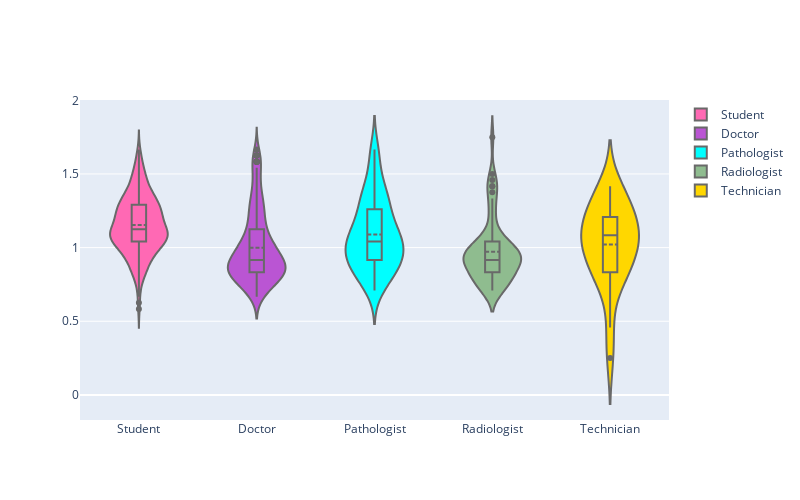
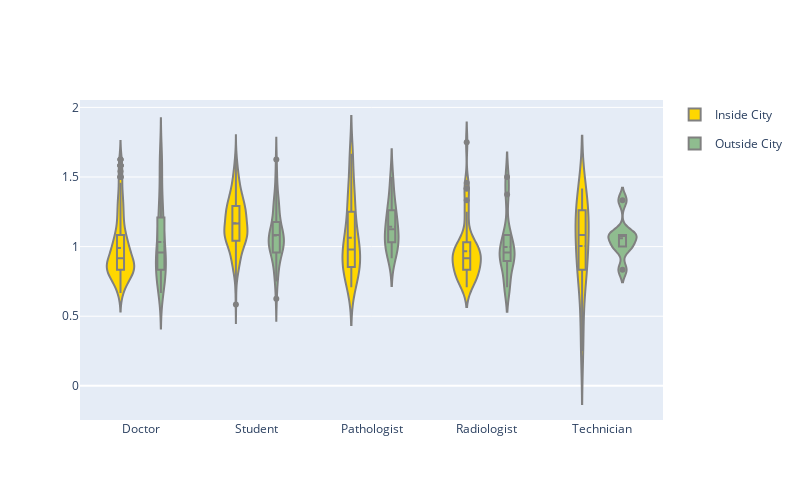

Here is the notebook cell these charts were saved with, in order:
### Code cell
import pandas as pd
import seaborn as sb
from matplotlib import pyplot as plt
import plotly.graph_objects as go


#my_df = sb.load_dataset('tips')
#my_df.head()


excel_file="violin plot confidence for professions.xlsx"
#df=pd.read_excel(excel_file, sheet_name='Students', index_col=0)

df=pd.read_excel(excel_file, sheet_name='data', usecols = ['Role','Average Confidence Score', 'Urban-rural']) 


#print(dataframe)

print(df.shape)

df.head()


# creating a dictionary with one specific color per group:
my_pal = {"Student": "deeppink", "Doctor": "blueviolet", "Pathologist": "cyan", "Radiologist": "darkseagreen", "Technician": "yellow"}

#seaborn.violinplot(x, y,data,…) 
sb.violinplot(x = "Role", y = "Average Confidence Score", data=df, palette=my_pal, order=["Student", "Doctor", "Pathologist", "Radiologist", "Technician"])
plt.show()




#violin plot using pyplot

#import plotly.graph_objects as go

#import pandas as pd

#df = pd.read_csv("https://raw.githubusercontent.com/plotly/datasets/master/violin_data.csv")

fig = go.Figure()

roles = ['Student', 'Doctor', 'Pathologist', 'Radiologist', 'Technician']


count=0

for role in roles:
    
    count=count+1
    if count==1:
        colors='hotpink'
    elif count==2:
        colors='mediumorchid'
    elif count==3:
        colors='cyan'
    elif count==4:
        colors='darkseagreen'
    else:
        colors='gold'
        
        

    fig.add_trace(go.Violin(x=df['Role'][df['Role'] == role],
                            y=df['Average Confidence Score'][df['Role'] == role],
                            name=role,fillcolor=colors,line_color='dimgray',box_visible=True,
                            meanline_visible=True))
    
    #resize the figure
    fig.update_layout(autosize=False, width=800, height=500)

fig.show()






###Grouped violin plot (Outside city vs Inside city familarity score)

fig = go.Figure()

fig.add_trace(go.Violin(x=df['Role'][ df['Urban-rural'] == 'Inside City' ],
                        y=df['Average Confidence Score'][ df['Urban-rural'] == 'Inside City' ],
                        legendgroup='Inside City', scalegroup='Inside City', name='Inside City',
                        line_color='grey',box_visible=True,meanline_visible=True, fillcolor='gold'))


fig.add_trace(go.Violin(x=df['Role'][ df['Urban-rural'] == 'Outside City' ],
                        y=df['Average Confidence Score'][ df['Urban-rural'] == 'Outside City' ],
                        legendgroup='Outside City', scalegroup='Outside City', name='Outside City',
                        line_color='grey',box_visible=True,meanline_visible=True, fillcolor='darkseagreen'))

fig.update_traces(box_visible=True, meanline_visible=True)
fig.update_layout(violinmode='group',autosize=False, width=800,height=500)

fig.show()

### Figure 1 — Plotly figure (JSON) as saved in the notebook; plotly's stock layout.template omitted (floating-point values rounded to 4 significant figures; data arrays with more than 128 entries replaced by an {"elided": "..."} marker saying what was removed)
{"data": [{"box": {"visible": true}, "fillcolor": "hotpink", "line": {"color": "dimgray"}, "meanline": {"visible": true}, "name": "Student", "type": "violin", "x": {"elided": "274 str values"}, "y": {"elided": "274 float values"}}, {"box": {"visible": true}, "fillcolor": "mediumorchid", "line": {"color": "dimgray"}, "meanline": {"visible": true}, "name": "Doctor", "type": "violin", "x": {"elided": "286 str values"}, "y": {"elided": "286 float values"}}, {"box": {"visible": true}, "fillcolor": "cyan", "line": {"color": "dimgray"}, "meanline": {"visible": true}, "name": "Pathologist", "type": "violin", "x": ["Pathologist", "Pathologist", "Pathologist", "Pathologist", "Pathologist", "Pathologist", "Pathologist", "Pathologist", "Pathologist", "Pathologist", "Pathologist", "Pathologist", "Pathologist", "Pathologist", "Pathologist", "Pathologist", "Pathologist", "Pathologist", "Pathologist", "Pathologist", "Pathologist", "Pathologist", "Pathologist", "Pathologist", "Pathologist", "Pathologist", "Pathologist", "Pathologist", "Pathologist", "Pathologist", "Pathologist", "Pathologist", "Pathologist", "Pathologist", "Pathologist", "Pathologist", "Pathologist", "Pathologist", "Pathologist", "Pathologist", "Pathologist", "Pathologist", "Pathologist", "Pathologist", "Pathologist", "Pathologist", "Pathologist", "Pathologist", "Pathologist", "Pathologist", "Pathologist", "Pathologist", "Pathologist"], "y": [1.625, 0.9583, 1.083, 1.125, 1.5, 1.417, 1.625, 1.167, 1.125, 1.042, 1.125, 1.292, 1.292, 1.25, 0.9167, 1, 1.208, 1.167, 1.083, 1.667, 1.083, 1.042, 1.292, 1.375, 1.375, 1.292, 1.042, 0.9167, 0.7917, 1.042, 1.417, 0.9167, 0.9583, 0.9583, 0.9167, 0.9583, 1.375, 1.042, 1.042, 0.875, 0.9167, 1, 0.7083, 0.9167, 0.9583, 1.208, 0.8333, 0.75, 0.7917, 0.7917, 0.7917, 0.8333, 0.8333]}, {"box": {"visible": true}, "fillcolor": "darkseagreen", "line": {"color": "dimgray"}, "meanline": {"visible": true}, "name": "Radiologist", "type": "violin", "x": ["Radiologist", "Radiologist", "Radiologist", "Radiologist", "Radiologist", "Radiologist", "Radiologist", "Radiologist", "Radiologist", "Radiologist", "Radiologist", "Radiologist", "Radiologist", "Radiologist", "Radiologist", "Radiologist", "Radiologist", "Radiologist", "Radiologist", "Radiologist", "Radiologist", "Radiologist", "Radiologist", "Radiologist", "Radiologist", "Radiologist", "Radiologist", "Radiologist", "Radiologist", "Radiologist", "Radiologist", "Radiologist", "Radiologist", "Radiologist", "Radiologist", "Radiologist", "Radiologist", "Radiologist", "Radiologist", "Radiologist", "Radiologist", "Radiologist", "Radiologist", "Radiologist", "Radiologist", "Radiologist", "Radiologist", "Radiologist", "Radiologist", "Radiologist", "Radiologist", "Radiologist", "Radiologist", "Radiologist", "Radiologist", "Radiologist", "Radiologist", "Radiologist", "Radiologist", "Radiologist", "Radiologist", "Radiologist", "Radiologist", "Radiologist"], "y": [1.417, 1.042, 1.333, 1.5, 1.375, 0.9167, 1.083, 0.9583, 1.083, 1, 1.458, 1.75, 1.417, 1.25, 0.9167, 0.7917, 1.25, 0.7083, 0.7083, 0.7083, 0.9583, 0.7083, 1, 0.9583, 1, 0.7917, 0.8333, 0.9167, 0.9167, 0.9167, 1.083, 1.042, 0.8333, 0.75, 0.9583, 0.8333, 0.875, 1.167, 0.7917, 0.8333, 1, 0.7917, 0.7083, 1.042, 0.8333, 0.9167, 0.9167, 0.9583, 0.9583, 0.875, 0.9167, 0.7917, 1, 0.7917, 0.7083, 1.042, 0.8333, 0.9167, 0.9167, 0.9583, 0.9583, 0.875, 0.9167, 0.7917]}, {"box": {"visible": true}, "fillcolor": "gold", "line": {"color": "dimgray"}, "meanline": {"visible": true}, "name": "Technician", "type": "violin", "x": ["Technician", "Technician", "Technician", "Technician", "Technician", "Technician", "Technician", "Technician", "Technician", "Technician", "Technician", "Technician", "Technician", "Technician", "Technician", "Technician", "Technician", "Technician", "Technician", "Technician", "Technician", "Technician", "Technician", "Technician"], "y": [1, 1.292, 1.083, 1.333, 1.25, 1.083, 1, 1.083, 1.417, 1.375, 1, 0.75, 1.292, 1.125, 0.9583, 0.4583, 0.25, 1.083, 0.8333, 0.8333, 0.8333, 1.167, 0.8333, 1.167]}], "layout": {"autosize": false, "height": 500, "width": 800}}

### Figure 2 — Plotly figure (JSON) as saved in the notebook; plotly's stock layout.template omitted (floating-point values rounded to 4 significant figures; data arrays with more than 128 entries replaced by an {"elided": "..."} marker saying what was removed)
{"data": [{"box": {"visible": true}, "fillcolor": "gold", "legendgroup": "Inside City", "line": {"color": "grey"}, "meanline": {"visible": true}, "name": "Inside City", "scalegroup": "Inside City", "type": "violin", "x": {"elided": "555 str values"}, "y": {"elided": "555 float values"}}, {"box": {"visible": true}, "fillcolor": "darkseagreen", "legendgroup": "Outside City", "line": {"color": "grey"}, "meanline": {"visible": true}, "name": "Outside City", "scalegroup": "Outside City", "type": "violin", "x": {"elided": "146 str values"}, "y": {"elided": "146 float values"}}], "layout": {"autosize": false, "height": 500, "violinmode": "group", "width": 800}}
